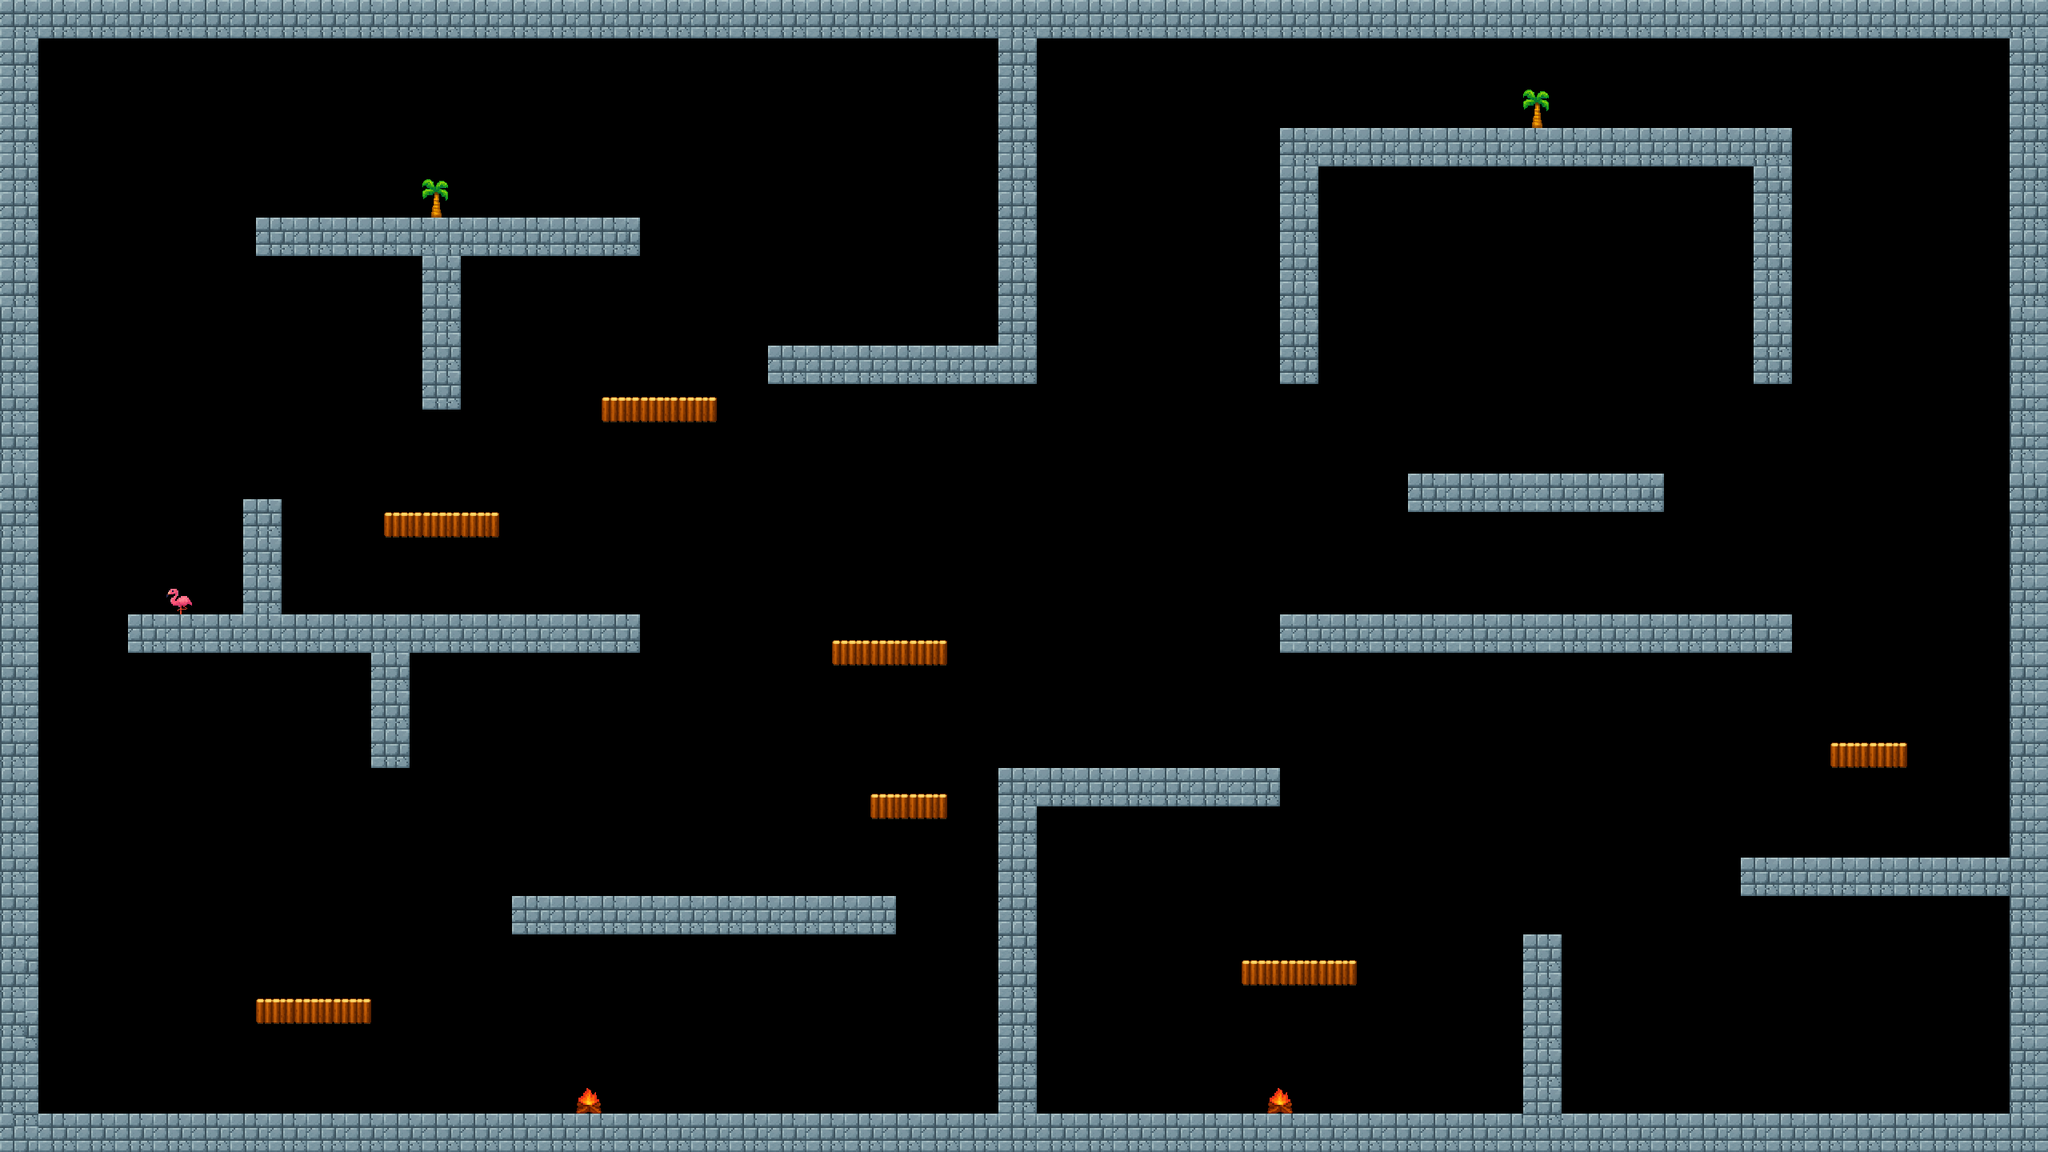

A 2D game scene composited from a Tiled map and its tileset images. What follows is a short description and the map's XML, with each tile layer's data collapsed to a summary:
An orthogonal 160x90 tile map with 16x16 px tiles, 1 tile layer (Tile Layer 1) and 45 objects (7x Platform, 5x SummerTraps, 4x Chest, Enemy, FinishFlag, ...).

<map version="1.10" tiledversion="1.11.2" orientation="orthogonal" renderorder="right-down" width="160" height="90" tilewidth="16" tileheight="16" infinite="0" nextlayerid="4" nextobjectid="80">
 <tileset firstgid="1" source="summer terrain.tsx" />
 <layer id="1" name="Tile Layer 1" width="160" height="90">
  <data>[14400 cells, 2773 non-empty, 30 distinct tile ids]</data>
 </layer>
 <objectgroup id="2" name="Collision">
  <object id="1" x="0" y="0" width="48" height="1440" />
  <object id="2" x="2512.09" y="0" width="48" height="1440" />
  <object id="3" x="48" y="0" width="2464" height="48" />
  <object id="4" x="48" y="1392" width="2464" height="48" />
  <object id="40" name="SandCastle" type="Chest" x="2400" y="1328" width="64" height="64">
   <properties>
    <property name="SpriteAmount" type="int" value="4" />
    <property name="isEmpty" type="bool" value="true" />
   </properties>
  </object>
  <object id="43" type="Platform" x="480" y="640" width="144" height="32" />
  <object id="44" type="Platform" x="752" y="496" width="144" height="32" />
  <object id="45" x="304" y="624" width="48" height="144" />
  <object id="46" x="160" y="768" width="640" height="48" />
  <object id="47" x="208" y="736" width="32" height="32" />
  <object id="48" x="464" y="816" width="48" height="144" />
  <object id="49" x="640" y="1120" width="480" height="48" />
  <object id="50" type="Platform" x="320" y="1248" width="144" height="32" />
  <object id="51" x="720" y="1360" width="32" height="32" />
  <object id="54" x="1248" y="960" width="48" height="432" />
  <object id="55" type="Platform" x="1088" y="992" width="96" height="32" />
  <object id="56" x="1296" y="960" width="304" height="48" />
  <object id="57" type="Platform" x="1552" y="1200" width="144" height="32" />
  <object id="58" x="1584" y="1360" width="32" height="32" />
  <object id="59" x="1904" y="1168" width="48" height="224" />
  <object id="60" x="2176" y="1072" width="336" height="48" />
  <object id="61" type="Platform" x="2288" y="928" width="96" height="32" />
  <object id="62" x="1600" y="768" width="640" height="48" />
  <object id="63" x="1760" y="592" width="320" height="48" />
  <object id="64" x="2192" y="208" width="48" height="272" />
  <object id="65" x="1600" y="160" width="640" height="48" />
  <object id="66" x="1600" y="208" width="48" height="272" />
  <object id="67" x="1904" y="112" width="32" height="48" />
  <object id="68" x="1248" y="48" width="48" height="432" />
  <object id="69" x="960" y="432" width="288" height="48" />
  <object id="70" x="320" y="272" width="480" height="48" />
  <object id="71" x="528" y="320" width="48" height="192" />
  <object id="72" x="528" y="224" width="32" height="48" />
  <object id="73" type="Platform" x="1040" y="800" width="144" height="32" />
 </objectgroup>
 <objectgroup id="3" name="SpawnPoint">
  <object id="41" name="SandCastle" type="Chest" x="1152" y="368" width="64" height="64">
   <properties>
    <property name="SpriteAmount" type="int" value="4" />
    <property name="isEmpty" type="bool" value="true" />
   </properties>
  </object>
  <object id="42" name="Saws" type="SummerTraps" x="1768" y="416" width="64" height="64">
   <properties>
    <property name="isVerticalMovement" type="bool" value="true" />
    <property name="leftTile" type="float" value="7" />
    <property name="rightTile" type="float" value="7" />
    <property name="velocity" type="float" value="120" />
   </properties>
  </object>
  <object id="38" name="Chubby Buck Tooth" type="Enemy" x="1888" y="704" width="64" height="64">
   <properties>
    <property name="negativeTile" type="float" value="18" />
    <property name="positiveTile" type="float" value="18" />
    <property name="velocity" type="float" value="120" />
   </properties>
  </object>
  <object id="37" name="SandCastle" type="Chest" x="1888" y="528" width="64" height="64">
   <properties>
    <property name="SpriteAmount" type="int" value="4" />
    <property name="isEmpty" type="bool" value="false" />
   </properties>
  </object>
  <object id="39" name="Saws" type="SummerTraps" x="2136" y="1232" width="64" height="64">
   <properties>
    <property name="isVerticalMovement" type="bool" value="true" />
    <property name="leftTile" type="float" value="7" />
    <property name="rightTile" type="float" value="6" />
    <property name="velocity" type="float" value="120" />
   </properties>
  </object>
  <object id="35" name="SandFlag" type="FinishFlag" x="1344" y="1328" width="64" height="64">
   <properties>
    <property name="SpriteAmount" type="int" value="1" />
   </properties>
  </object>
  <object id="34" name="Player" type="Player" x="96" y="1328" width="64" height="64" />
  <object id="75" name="Saws" type="SummerTraps" x="896" y="1248" width="64" height="64">
   <properties>
    <property name="isVerticalMovement" type="bool" value="true" />
    <property name="leftTile" type="float" value="5" />
    <property name="rightTile" type="float" value="5" />
    <property name="velocity" type="float" value="50" />
   </properties>
  </object>
  <object id="76" name="Saws" type="SummerTraps" x="1120" y="1112" width="64" height="64">
   <properties>
    <property name="isVerticalMovement" type="bool" value="true" />
    <property name="leftTile" type="float" value="7" />
    <property name="rightTile" type="float" value="6" />
    <property name="velocity" type="float" value="0" />
   </properties>
  </object>
  <object id="77" name="Saws" type="SummerTraps" x="1184" y="1112" width="64" height="64">
   <properties>
    <property name="isVerticalMovement" type="bool" value="true" />
    <property name="leftTile" type="float" value="7" />
    <property name="rightTile" type="float" value="6" />
    <property name="velocity" type="float" value="0" />
   </properties>
  </object>
  <object id="78" name="SandCastle" type="Chest" x="1184" y="1327" width="64" height="64">
   <properties>
    <property name="SpriteAmount" type="int" value="4" />
    <property name="isEmpty" type="bool" value="true" />
   </properties>
  </object>
 </objectgroup>
</map>